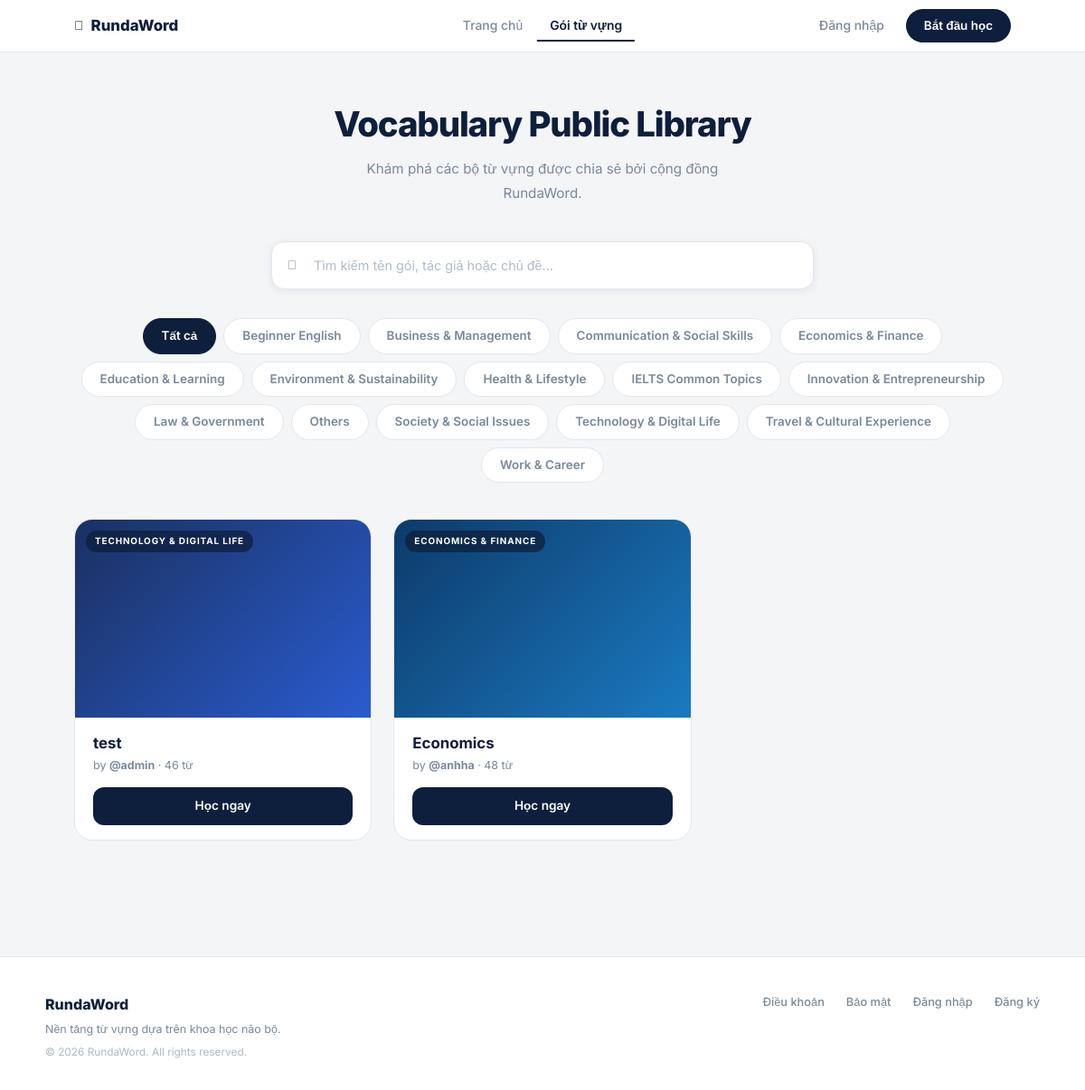
Before: /explore with the older database file.
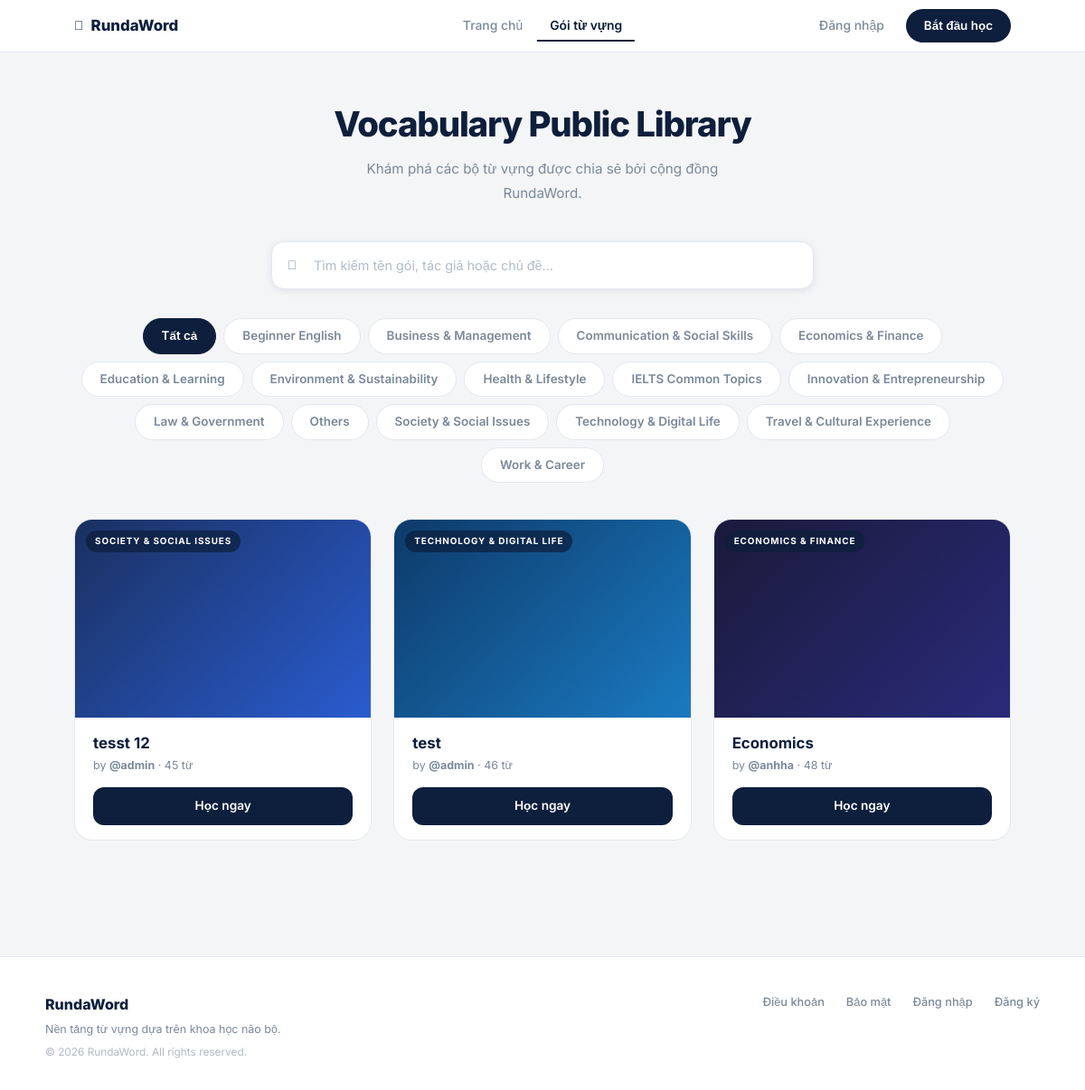
After: the same page with the newer database file.
### main.py (models this page shows, shortened)
class TopicCatalog(db.Model):
    __tablename__ = 'topic_catalog'
    id   = db.Column(db.Integer, primary_key=True)
    name = db.Column(db.String(120), unique=True, nullable=False)

class VocabPackage(db.Model):
    __tablename__ = 'vocab_packages'
    id                  = db.Column(db.Integer, primary_key=True)
    package_name        = db.Column(db.String(100), nullable=False)
    package_description = db.Column(db.Text)
    topic               = db.Column(db.String(80))          # NEW: topic/category field
    created_at          = db.Column(db.DateTime, default=datetime.utcnow)
    updated_at          = db.Column(db.DateTime, default=datetime.utcnow)
    user_id             = db.Column(db.Integer, db.ForeignKey('users.id'), nullable=False)
    is_public           = db.Column(db.Boolean, default=True)
    vocabularies = db.relationship(
        'Vocabulary', backref='package', lazy=True, cascade='all, delete-orphan'
    )

class User(UserMixin, db.Model):
    __tablename__ = 'users'
    id            = db.Column(db.Integer, primary_key=True)
    username      = db.Column(db.String(50),  unique=True, nullable=False)
    name          = db.Column(db.String(100))
    email         = db.Column(db.String(120), unique=True, nullable=False)
    password_hash = db.Column(db.String(255), nullable=False)
    role          = db.Column(db.Integer, default=ROLE_USER, nullable=False)
    created_at    = db.Column(db.DateTime, default=datetime.utcnow)
    packages = db.relationship(
        'VocabPackage', backref='user', lazy=True, cascade='all, delete-orphan',
        foreign_keys='VocabPackage.user_id'
    )
    saved_packages = db.relationship(
        'VocabPackage', secondary=user_saved_packages,
        backref=db.backref('saved_by', lazy='dynamic'), lazy='dynamic'
    )

### main.py (the view)
@app.route('/explore')
def explore():
    q            = request.args.get('q', '').strip()
    topic_filter = request.args.get('topic', '').strip()
    available_topics = get_available_topics()
    if topic_filter and topic_filter not in available_topics:
        topic_filter = ''
    pkg_query = VocabPackage.query.filter(VocabPackage.is_public == True)
    if topic_filter:
        pkg_query = pkg_query.filter(VocabPackage.topic == topic_filter)
    if q:
        public_packages = search_packages(q)
        if topic_filter:
            public_packages = [p for p in public_packages if p.topic == topic_filter]
    else:
        public_packages = pkg_query.order_by(VocabPackage.updated_at.desc()).all()
    return render_template(
        'explore.html',
        public_packages=public_packages,
        search_query=q,
        topic_filter=topic_filter,
        available_topics=available_topics,
    )

### main.py (called while the page is built)
def get_available_topics():
    rows = TopicCatalog.query.order_by(TopicCatalog.name).all()
    return [r.name for r in rows]

### templates/explore.html (shortened to what the changed rows need)
{% extends "base.html" %}
{% block content %}
<div class="exp-page">
  <div class="exp-hero">
    <h1>Vocabulary Public Library</h1>
  </div>
  <div class="exp-filters">
    <a href="{{ url_for('explore', q=search_query or '') }}"
       class="exp-filter {% if not topic_filter %}active{% endif %}">Tất cả</a>
    {% for topic in available_topics %}
    <a href="{{ url_for('explore', q=search_query or '', topic=topic) }}"
       class="exp-filter {% if topic_filter == topic %}active{% endif %}">{{ topic }}</a>
    {% endfor %}
  </div>
  {% set bg_colors = [
    'linear-gradient(135deg,#1a3060,#2a5ccf)',
    'linear-gradient(135deg,#0d3a6a,#1a7ac0)',
    'linear-gradient(135deg,#1a1a3a,#2a2a7a)',
    'linear-gradient(135deg,#3a1a1a,#8a2a2a)',
    'linear-gradient(135deg,#0d3a20,#1a8a4a)',
    'linear-gradient(135deg,#2a1a3a,#6a2a9a)'
  ] %}
  {% if public_packages %}
  <div class="exp-grid">
    {% for pkg in public_packages %}
    <div class="exp-card">
      <div class="exp-card-img-wrap">
        <div class="exp-card-img-bg" style="background:{{ bg_colors[loop.index0 % 6] }};"></div>
        {% if pkg.topic %}
          <span class="exp-cat-badge">{{ pkg.topic }}</span>
        {% endif %}
      </div>
      <div class="exp-card-body">
        <div class="exp-card-name">{{ pkg.package_name }}</div>
        <div class="exp-card-meta">
          by <strong>@{{ pkg.user.username if pkg.user else 'unknown' }}</strong>
          · {{ pkg.vocabularies|length }} từ
        </div>
        {% if current_user.is_authenticated %}
          <a href="{{ url_for('package_detail', package_id=pkg.id) }}" class="btn-learn-dark">Học ngay</a>
        {% else %}
          <button class="btn-learn-dark" onclick="openAuth('login')">Học ngay</button>
        {% endif %}
      </div>
    </div>
    {% endfor %}
  </div>
  {% endif %}
</div>
{% endblock %}

Changed rows visible on the page:
added VocabPackage: topic "SOCIETY & SOCIAL ISSUES", package_name "tesst 12", user "admin", vocabularies|length "45"
